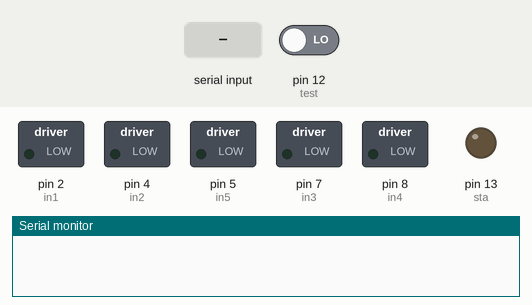
Recording of a sketch running on a simulated Arduino Uno, built with avr-gcc and run on an emulated ATmega328P. Parts: switched loads named in the sketch (green lamp = pin HIGH), output pins drawn as LEDs (lit = HIGH), the last lines printed to the serial monitor. The test bench sets the inputs (shaded band); at power-on: pin 12 (test) LOW.

Above: at 1.2 s.
1.3 s: "1" received over Serial
At 2.5 s:
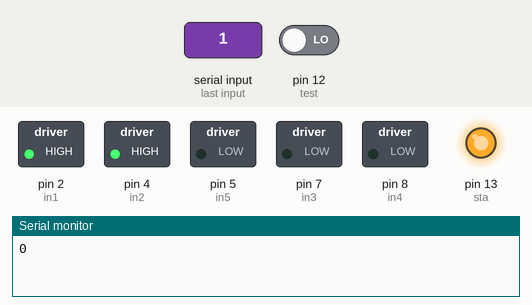
2.8 s: "2" received over Serial
At 3.8 s:
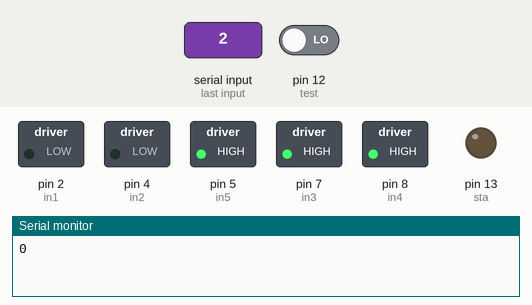
4.3 s: "3" received over Serial
At 5.0 s:
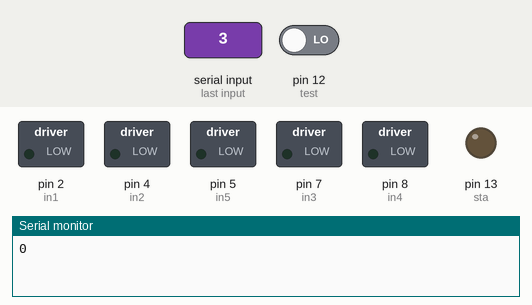
Timing chart, 0 to 7.3 s (numbered marks = the images above; inputs shaded):
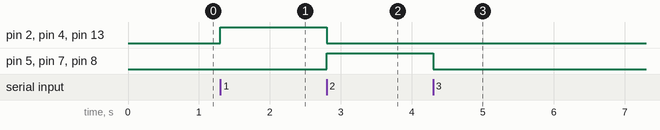

The sketch:

bluetooth.ino.ino
```cpp
char input;
String inputString="";
int enable = 11,test = 12;
int sta = 13;
int in1 = 2;
int in2 = 4;
int in5 = 5;
int in3 = 7;
int in4 = 8;
boolean rev = HIGH;

void setup()
{
 Serial.begin(9600);
 pinMode(test,INPUT);
 pinMode(sta,OUTPUT);
 pinMode(in1,OUTPUT);
 pinMode(in2,OUTPUT);
 pinMode(in3,OUTPUT);
 pinMode(in4,OUTPUT);
 pinMode(in5,OUTPUT);
}

void loop()
{
  if(Serial.available()){
  while(Serial.available())
    {
      input = (char)Serial.read();
      inputString += input;
    }
    while (Serial.available() > 0)
    {char junk = Serial.read() ; }
    if(inputString == "1"){
      Serial.println(digitalRead(test));
      setMotor(rev);
    }else if(inputString == "2"){
      setMotor(!rev);
    }else if(inputString == "3"){
      brake(!rev);
    }
    inputString = "";
  }
}
void setMotor(boolean rev){
   digitalWrite(in1,rev);
   digitalWrite(in2,rev);
   digitalWrite(in3,!rev);
   digitalWrite(in4,!rev);
   digitalWrite(in5,!rev);
   digitalWrite(sta,rev);
}

void brake(boolean rev){
   digitalWrite(in1,rev);
   digitalWrite(in2,rev);
   digitalWrite(in3,rev);
   digitalWrite(in4,rev);
   digitalWrite(in5,rev);
   digitalWrite(sta,LOW);
}
```

Measured:
- after the input at 1.3 s, pin 2 (in1), pin 4 (in2), pin 13 (sta): LOW → HIGH at once
- after the input at 2.8 s, pin 2 (in1), pin 4 (in2), pin 13 (sta): HIGH → LOW at once; pin 5 (in5), pin 7 (in3), pin 8 (in4): LOW → HIGH at once
- after the input at 4.3 s, pin 5 (in5), pin 7 (in3), pin 8 (in4): HIGH → LOW at once
